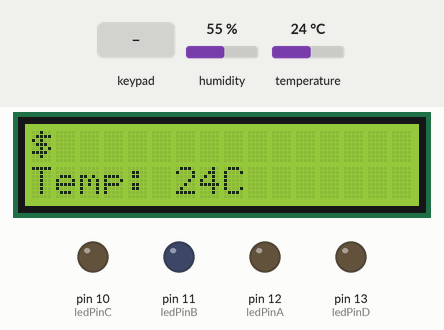
Simulated run of this sketch. Board: Arduino Uno, built with avr-gcc and run on an emulated ATmega328P. On the bench: 16×2 character LCD, output pins drawn as LEDs (lit = HIGH). The test bench sets the inputs (shaded band); at power-on: humidity 55 %, temperature 24 °C. What the sketch prints to the serial monitor is not drawn.

Above: at 2.7 s.
2.8 s: key '1' pressed
At 4.0 s:
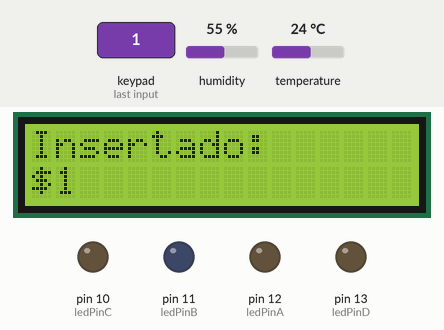
4.4 s: key '0' pressed
At 5.5 s:
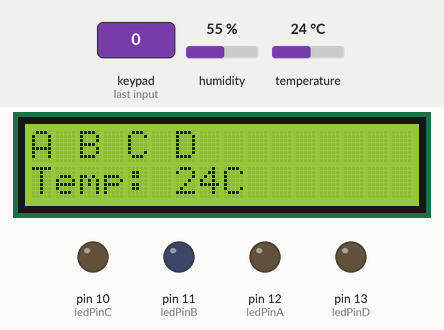
6.0 s: keypad keys 9 8 7 6 A pressed 0.4 s apart
At 8.8 s:
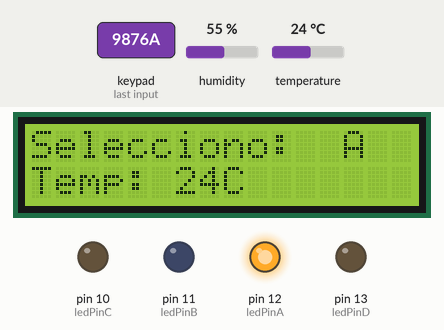
13.2 s: keypad keys 5 4 3 2 pressed 0.4 s apart
At 14.0 s:
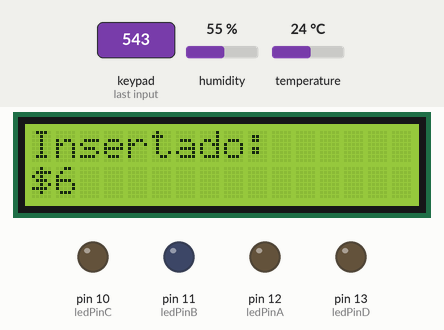
16.7 s: keypad keys 5 4 3 2 D pressed 0.4 s apart
At 19.2 s:
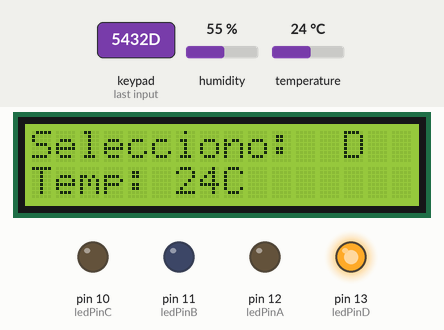
22.9 s: key '5' pressed
At 23.6 s:
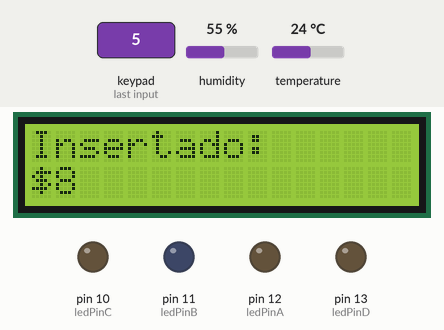
Timing chart, 0 to 25.5 s (numbered marks = the images above; inputs shaded):
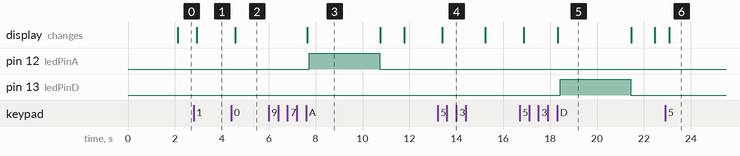

Measured:
- after the input at 2.8 s, the display: changes after 0.14 s (image 1)
- after the input at 4.4 s, the display: changes after 0.18 s (image 2)
- after the input at 6.0 s, pin 12 (ledPinA): LOW → HIGH after 1.7 s, → LOW 3.0 s later; the display: changes after 1.6 s (image 3)
- after the input at 13.2 s, the display: changes after 0.19 s (image 4)
- after the input at 16.7 s, pin 13 (ledPinD): LOW → HIGH after 1.7 s, → LOW 3.0 s later; the display: first changes after 0.18 s (image 5 shows a later state)
- after the input at 22.9 s, the display: changes after 0.19 s (image 6)
- what the display in image 3 shows lasts 3.2 s, from 7.6 s to 10.8 s

The sketch:

AlejandreEvaluacion1.ino
```cpp
#include <Keypad.h>
#include <LiquidCrystal_I2C.h>
#include <EEPROM.h>

#include "DHT.h"
#define DHTPIN 15
#define DHTTYPE DHT11
DHT dht(DHTPIN, DHTTYPE);
//se definen los pines del teclado matricial
const byte ROWS = 4;
const byte COLS = 4;
char keys[ROWS][COLS] = {
  {'1','2','3','A'},
  {'4','5','6','B'},
  {'7','8','9','C'},
  {'*','0','#','D'}
};
byte rowPins[ROWS] = {9,8,7,6};
byte colPins[COLS] = {5,4,3,2};

// Creamos el objeto keypad para manejar el teclado matricial
Keypad keypad = Keypad(makeKeymap(keys), rowPins, colPins, ROWS, COLS);

// Definimos los pines del display LCD
LiquidCrystal_I2C lcd(0x27, 16, 2); // Configuramos la dirección del display (0x3F) y sus dimensiones (16x2)

#define ledPinA 12
#define ledPinB 11
#define ledPinC 10
#define ledPinD 13


long number = 0;

void setup() {

  // Inicializamos el display LCD
  lcd.init();
  lcd.backlight();
  lcd.clear();
  lcd.setCursor(0, 0);
  lcd.print("BIENVENIDO!");

  pinMode(ledPinA, OUTPUT);
  pinMode(ledPinB, OUTPUT);
  pinMode(ledPinC, OUTPUT);
  pinMode(ledPinD, OUTPUT);

  // Inicializamos el monitor serie
  Serial.begin(9600);
    dht.begin();
}
void loop(){
   // temperatura
     // Wait a few seconds between measurements.
  delay(2000);
  // Read temperature as Celsius (the default)
  float t = dht.readTemperature();
  // Read temperature as Fahrenheit (isFahrenheit = true)
  float f = dht.readTemperature(true);

  // Check if any reads failed and exit early (to try again).
  if (isnan(t)) {
    Serial.println(F("Failed to read from DHT sensor!"));
    return;
  }

  Serial.print(F("Temperature: "));
  Serial.print(t);
  Serial.print(F("°C "));
   //
    //readAction(t);
   //seleccionarBebida();
   readAmount(t,0);

}

int readAmount(int temp, int credito){
  int total = 0;
  int count = 0;
  int unPeso = 0;
  int dosPesos = 0;
  int cincPesos = 0;
  int diezPesos = 0;

  char key = NO_KEY;

  lcd.clear();
  lcd.setCursor(0,0);
  lcd.print("$");
  lcd.setCursor(0,1);
  lcd.print("Temp: ");
  lcd.setCursor(6,1);
  lcd.print(temp);
  lcd.setCursor(8,1);
  lcd.print("C");

  while (true) {
    key = keypad.getKey();
    if (key != NO_KEY && isDigit(key)) {
      switch(key - '0') {
        case 1:
          unPeso++;
          total += 1;
          break;
        case 2:
          dosPesos++;
          total += 2;
          break;
        case 5:
          cincPesos++;
          total += 5;
          break;
        case 0:
          diezPesos++;
          total += 10;
          break;
        default:
          break;
      }

      lcd.clear();
      lcd.setCursor(0,0);
      lcd.print("Insertado:");
      lcd.setCursor(0,1);
      lcd.print("$");
      lcd.print(total+credito);

      if(total >= 10) {
        credito = seleccionarBebida(temp, total, credito);
        return credito;
      }
    }

    delay(200); // espera un poco para que el usuario pueda soltar el botón
  }
}

int seleccionarBebida(int temp, int total, int credito){
    char key;
    lcd.clear();
    lcd.setCursor(0,0);
    lcd.print("A B C D");
    lcd.setCursor(0,1);
    lcd.print("Temp: ");
    lcd.setCursor(6,1);
    lcd.print(temp);
    lcd.setCursor(8,1);
    lcd.print("C");
    while(true){
        key = keypad.getKey();
        if(key == 'A'){
            lcd.clear();
            lcd.setCursor(0,0);
            lcd.print("Selecciono: ");
            lcd.setCursor(13,0);
            lcd.print(key);
            lcd.setCursor(0,1);
            lcd.print("Temp: ");
            lcd.setCursor(6,1);
            lcd.print(temp);
            lcd.setCursor(8,1);
            lcd.print("C");
            delay(100);
            digitalWrite(ledPinA,HIGH);
            delay(3000);
            digitalWrite(ledPinA,LOW);
            break;
        } else if(key == 'B'){
            lcd.clear();
            lcd.setCursor(0,0);
            lcd.print("Selecciono: ");
            lcd.setCursor(13,0);
            lcd.print(key);
            lcd.setCursor(0,1);
            lcd.print("Temp: ");
            lcd.setCursor(6,1);
            lcd.print(temp);
            lcd.setCursor(8,1);
            lcd.print("C");
            delay(100);
            digitalWrite(ledPinB,HIGH);
            delay(3000);
            digitalWrite(ledPinB,LOW);
            break;
        } else if(key == 'C'){
            lcd.clear();
            lcd.setCursor(0,0);
            lcd.print("Selecciono: ");
            lcd.setCursor(13,0);
            lcd.print(key);
            lcd.setCursor(0,1);
            lcd.print("Temp: ");
            lcd.setCursor(6,1);
            lcd.print(temp);
            lcd.setCursor(8,1);
            lcd.print("C");
            delay(100);
            digitalWrite(ledPinC,HIGH);
            delay(3000);
            digitalWrite(ledPinC,LOW);
            break;
        } else if(key == 'D'){
            lcd.clear();
            lcd.setCursor(0,0);
            lcd.print("Selecciono: ");
            lcd.setCursor(13,0);
            lcd.print(key);
            lcd.setCursor(0,1);
            lcd.print("Temp: ");
            lcd.setCursor(6,1);
            lcd.print(temp);
            lcd.setCursor(8,1);
            lcd.print("C");
            delay(100);
            digitalWrite(ledPinD,HIGH);
            delay(3000);
            digitalWrite(ledPinD,LOW);
            break;
        }
    }
    if(key == 'A' ||key == 'B' ||key == 'C' ||key == 'D'){
        int cambio = total - 10;
        lcd.clear();
        lcd.setCursor(0,0);
        lcd.print("Credito restante: ");
        lcd.setCursor(0,1);
        lcd.print(cambio + credito);
        delay(1000);
        readAmount(temp,cambio + credito);
        return cambio + credito;
    }
}


//En l apantalla se mostrara la cantidad de dinero insertado cada bebidad tiene un costo de $10 psos.
//SI el mondto insertado no suma el total de 10 o mas no se debe entrar a la funcion entregar bebida
```
